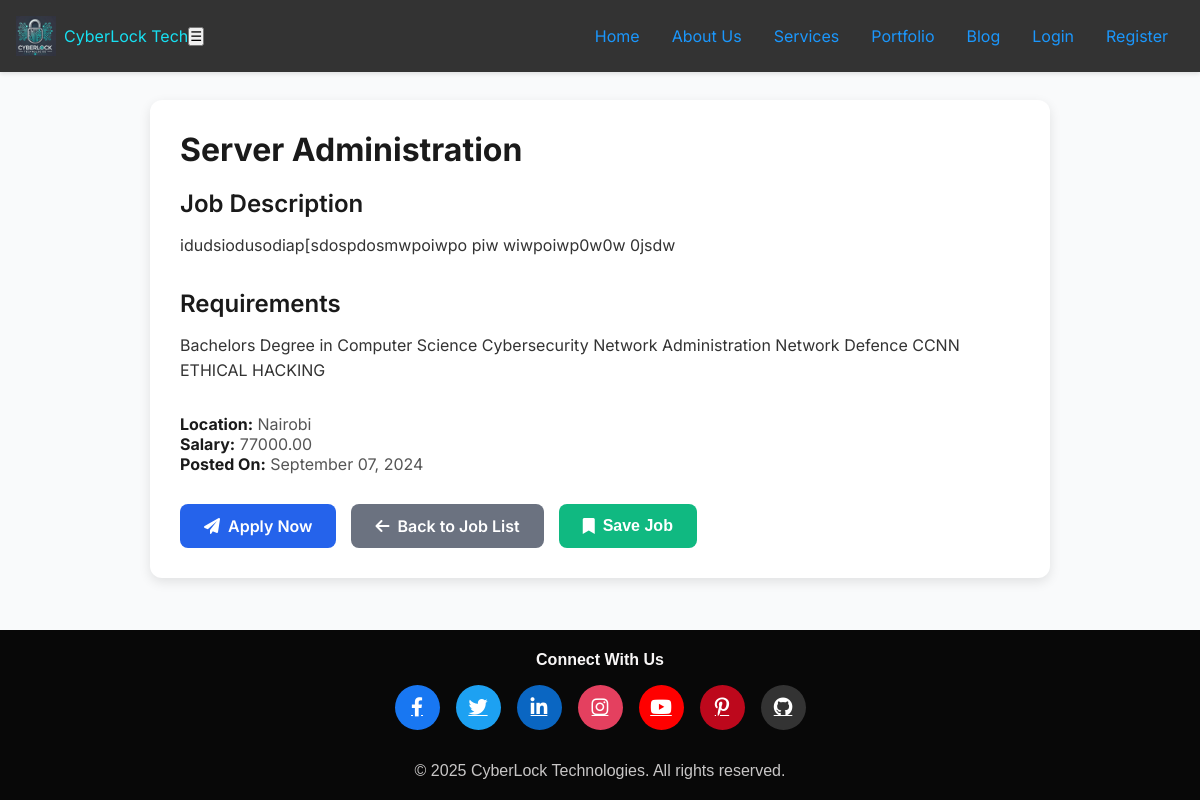
The app's page /job/1/ with its own data.
### coreapp/models.py (models this page shows, shortened)
class Job(models.Model):
    title = models.CharField(max_length=200)
    description = RichTextUploadingField(blank=False, null=False)
    requirements = RichTextUploadingField(blank=False, null=False)
    location = models.CharField(max_length=200)
    salary = models.DecimalField(max_digits=10, decimal_places=2, blank=True, null=True)
    published_date = models.DateTimeField(auto_now_add=True)
    is_open = models.BooleanField(default=True)

### coreapp/views.py (the view)
# urls.py: path('job/<int:id>/', views.job_details, name='job_details'),
def job_details(request, id):
    job = get_object_or_404(Job, id=id)
    return render(request, 'job_details.html', {'job': job})

### templates/job_details.html (shortened to what this page needs)
{% extends 'base.html' %}
{% load static %}
{% block content %}
<head>
    <link rel="stylesheet" href="{% static 'css/job_details.css' %}">
    <link rel="stylesheet" href="https://cdnjs.cloudflare.com/ajax/libs/font-awesome/6.0.0/css/all.min.css">
</head>
<body>
    <div class="job-details-page">
        <div class="job-details-container">
            <h1 class="job-title">{{ job.title | safe }}</h1>
            <div class="job-section">
                <h2>Job Description</h2>
                <div class="job-content">
                    {{ job.description | safe }}
                </div>
            </div>
            <div class="job-section">
                <h2>Requirements</h2>
                <div class="job-content">
                    {{ job.requirements | safe }}
                </div>
            </div>
            <div class="job-meta">
                <p><strong>Location:</strong> {{ job.location | safe }}</p>
                <p><strong>Salary:</strong> {{ job.salary | safe }}</p>
                <p><strong>Posted On:</strong> {{ job.published_date | date:"F d, Y" }}</p>
            </div>
            <div class="button-group">
                <a href="{% url 'apply_job' id=job.id %}" class="btn-apply">
                    <i class="fas fa-paper-plane"></i> Apply Now
                </a>
                <a href="{% url 'job_list' %}" class="btn-back">
                    <i class="fas fa-arrow-left"></i> Back to Job List
                </a>
                <button class="btn-save">
                    <i class="fas fa-bookmark"></i> Save Job
                </button>
            </div>
        </div>
    </div>
</body>
{% endblock %}

### static/css/base.css (style rules this page uses)
:root { --primary-color: #1b97fc; --secondary-color: #91b2f8; --hover-bg-color: #555; --footer-bg: #333; --footer-text: #0f0f10; --spacing: 1rem; --border-radius: 5px; --font-family: 'Arial', sans-serif; }
* { box-sizing: border-box; padding: 0; margin: 0; }
body { display: flex; flex-direction: column; min-height: 100vh; font-family: var(--font-family); color: var(--secondary-color); background-color: #232946; background-size: cover; background-position: center; background-attachment: fixed; background-repeat: no-repeat; }

### static/css/job_details.css (style rules this page uses)
body { font-family: 'Inter', sans-serif; background-color: #f9fafb; color: #1a1a1a; margin: 0; padding: 0; }
.job-details-page { padding: 40px 20px; }
.job-details-container { max-width: 900px; margin: 0 auto; background: #fff; padding: 30px; border-radius: 12px; box-shadow: 0 4px 12px rgba(0, 0, 0, 0.1); transition: transform 0.3s ease, box-shadow 0.3s ease; margin-top: auto; }
.job-title { font-size: 32px; font-weight: 700; color: #1a1a1a; margin-bottom: 20px; }
.job-meta { margin-bottom: 30px; font-size: 16px; color: #555; }
.job-meta strong { color: #1a1a1a; }
.job-section { margin-bottom: 30px; }
.job-section h2 { font-size: 24px; font-weight: 600; color: #1a1a1a; margin-bottom: 15px; }
.job-content { font-size: 16px; color: #333; line-height: 1.6; }
.button-group { display: flex; gap: 15px; flex-wrap: wrap; margin-top: 30px; }
.btn-apply, .btn-back, .btn-save { display: inline-flex; align-items: center; padding: 12px 24px; font-size: 16px; font-weight: 600; border: none; border-radius: 8px; text-decoration: none; cursor: pointer; transition: all 0.3s ease; }
.btn-apply { background-color: #2563eb; color: #fff; }
.btn-back { background-color: #6b7280; color: #fff; }
.btn-save { background-color: #10b981; color: #fff; }
.btn-apply i, .btn-back i, .btn-save i { margin-right: 8px; }

### records on screen
Job: title "Server Administration", description "idudsiodusodiap[sdospdosmwpoiwpo piw wiwpoiwp0w0w 0jsdw", requirements "Bachelors Degree in Computer Science Cybersecurity Network Administration Network Defence CCNN ETHICAL HACKING", location "Nairobi", salary "77000.00", published_date "September 07, 2024"
